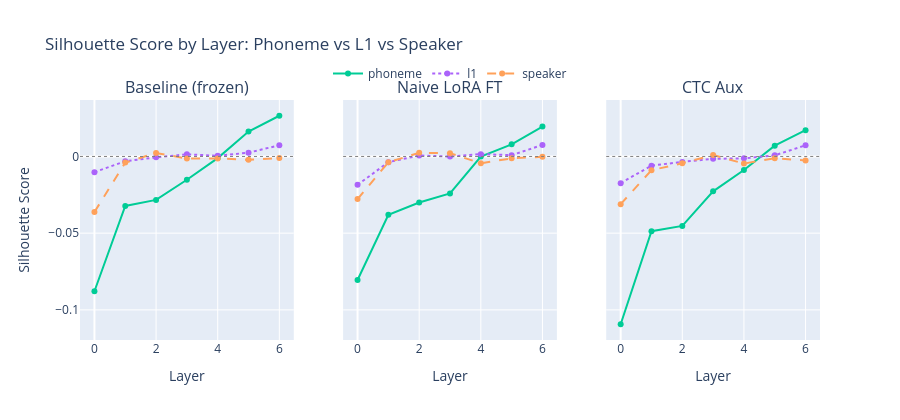

The code cell stored with this chart in its notebook:
### Code cell
# ── 3b. Silhouette cross-label comparison (all three on same axes per model) ──
LABEL_COLORS = {"phoneme": "#00CC96", "l1": "#AB63FA", "speaker": "#FFA15A"}
LABEL_DASH   = {"phoneme": "solid",   "l1": "dot",     "speaker": "dash"}

fig = make_subplots(rows=1, cols=len(MODELS),
                    subplot_titles=[MODEL_STYLES.get(k, {}).get("label", k) for k in MODELS],
                    shared_yaxes=True)
for ci, key in enumerate(MODELS):
    for lt in LABEL_TYPES:
        sub = df[(df["model"] == key) & (df["label_type"] == lt)].sort_values("layer")
        fig.add_trace(go.Scatter(
            x=sub["layer"], y=sub["silhouette"],
            name=lt, legendgroup=lt, showlegend=(ci == 0),
            mode="lines+markers",
            line=dict(color=LABEL_COLORS[lt], dash=LABEL_DASH[lt], width=2),
        ), row=1, col=ci + 1)
fig.add_hline(y=0, line_dash="dot", line_color="gray", line_width=1)
fig.update_xaxes(title_text="Layer")
fig.update_yaxes(title_text="Silhouette Score", col=1)
fig.update_layout(
    title="Silhouette Score by Layer: Phoneme vs L1 vs Speaker",
    height=420,
    legend=dict(orientation="h", yanchor="bottom", y=1.05, xanchor="center", x=0.5),
)
fig.show()

### Figure 1 — Plotly figure (JSON) as saved in the notebook; plotly's stock layout.template omitted (floating-point values rounded to 4 significant figures)
{"data": [{"legendgroup": "phoneme", "line": {"color": "#00CC96", "dash": "solid", "width": 2}, "mode": "lines+markers", "name": "phoneme", "showlegend": true, "type": "scatter", "x": [0, 1, 2, 3, 4, 5, 6], "xaxis": "x", "y": [-0.08789, -0.03224, -0.02833, -0.0152, -0.001065, 0.0162, 0.02654], "yaxis": "y"}, {"legendgroup": "l1", "line": {"color": "#AB63FA", "dash": "dot", "width": 2}, "mode": "lines+markers", "name": "l1", "showlegend": true, "type": "scatter", "x": [0, 1, 2, 3, 4, 5, 6], "xaxis": "x", "y": [-0.01023, -0.003119, -0.0005839, 0.001374, 0.0004368, 0.002477, 0.007286], "yaxis": "y"}, {"legendgroup": "speaker", "line": {"color": "#FFA15A", "dash": "dash", "width": 2}, "mode": "lines+markers", "name": "speaker", "showlegend": true, "type": "scatter", "x": [0, 1, 2, 3, 4, 5, 6], "xaxis": "x", "y": [-0.0362, -0.004015, 0.002274, -0.001343, -0.001273, -0.00219, -0.0009965], "yaxis": "y"}, {"legendgroup": "phoneme", "line": {"color": "#00CC96", "dash": "solid", "width": 2}, "mode": "lines+markers", "name": "phoneme", "showlegend": false, "type": "scatter", "x": [0, 1, 2, 3, 4, 5, 6], "xaxis": "x2", "y": [-0.08056, -0.03806, -0.03, -0.02409, -7.998e-05, 0.007898, 0.01948], "yaxis": "y2"}, {"legendgroup": "l1", "line": {"color": "#AB63FA", "dash": "dot", "width": 2}, "mode": "lines+markers", "name": "l1", "showlegend": false, "type": "scatter", "x": [0, 1, 2, 3, 4, 5, 6], "xaxis": "x2", "y": [-0.01851, -0.003712, 0.0006301, -0.0001063, 0.001495, 0.0008354, 0.007486], "yaxis": "y2"}, {"legendgroup": "speaker", "line": {"color": "#FFA15A", "dash": "dash", "width": 2}, "mode": "lines+markers", "name": "speaker", "showlegend": false, "type": "scatter", "x": [0, 1, 2, 3, 4, 5, 6], "xaxis": "x2", "y": [-0.02778, -0.003761, 0.002397, 0.002116, -0.004445, -0.001202, -0.0002294], "yaxis": "y2"}, {"legendgroup": "phoneme", "line": {"color": "#00CC96", "dash": "solid", "width": 2}, "mode": "lines+markers", "name": "phoneme", "showlegend": false, "type": "scatter", "x": [0, 1, 2, 3, 4, 5, 6], "xaxis": "x3", "y": [-0.1094, -0.04875, -0.04529, -0.02272, -0.008864, 0.007047, 0.01712], "yaxis": "y3"}, {"legendgroup": "l1", "line": {"color": "#AB63FA", "dash": "dot", "width": 2}, "mode": "lines+markers", "name": "l1", "showlegend": false, "type": "scatter", "x": [0, 1, 2, 3, 4, 5, 6], "xaxis": "x3", "y": [-0.01739, -0.005977, -0.003553, -0.001556, -0.001213, 0.0007389, 0.007248], "yaxis": "y3"}, {"legendgroup": "speaker", "line": {"color": "#FFA15A", "dash": "dash", "width": 2}, "mode": "lines+markers", "name": "speaker", "showlegend": false, "type": "scatter", "x": [0, 1, 2, 3, 4, 5, 6], "xaxis": "x3", "y": [-0.03111, -0.008939, -0.00443, 0.0009278, -0.004646, -0.001137, -0.0026], "yaxis": "y3"}], "layout": {"annotations": [{"font": {"size": 16}, "showarrow": false, "text": "Baseline (frozen)", "x": 0.1444, "xanchor": "center", "xref": "paper", "y": 1, "yanchor": "bottom", "yref": "paper"}, {"font": {"size": 16}, "showarrow": false, "text": "Naive LoRA FT", "x": 0.5, "xanchor": "center", "xref": "paper", "y": 1, "yanchor": "bottom", "yref": "paper"}, {"font": {"size": 16}, "showarrow": false, "text": "CTC Aux", "x": 0.8556, "xanchor": "center", "xref": "paper", "y": 1, "yanchor": "bottom", "yref": "paper"}], "height": 420, "legend": {"orientation": "h", "x": 0.5, "xanchor": "center", "y": 1.05, "yanchor": "bottom"}, "shapes": [{"line": {"color": "gray", "dash": "dot", "width": 1}, "type": "line", "x0": 0, "x1": 1, "xref": "x domain", "y0": 0, "y1": 0, "yref": "y"}, {"line": {"color": "gray", "dash": "dot", "width": 1}, "type": "line", "x0": 0, "x1": 1, "xref": "x2 domain", "y0": 0, "y1": 0, "yref": "y2"}, {"line": {"color": "gray", "dash": "dot", "width": 1}, "type": "line", "x0": 0, "x1": 1, "xref": "x3 domain", "y0": 0, "y1": 0, "yref": "y3"}], "title": {"text": "Silhouette Score by Layer: Phoneme vs L1 vs Speaker"}, "xaxis": {"anchor": "y", "domain": [0, 0.2889], "title": {"text": "Layer"}}, "xaxis2": {"anchor": "y2", "domain": [0.3556, 0.6444], "title": {"text": "Layer"}}, "xaxis3": {"anchor": "y3", "domain": [0.7111, 1], "title": {"text": "Layer"}}, "yaxis": {"anchor": "x", "domain": [0, 1], "title": {"text": "Silhouette Score"}}, "yaxis2": {"anchor": "x2", "domain": [0, 1], "matches": "y", "showticklabels": false}, "yaxis3": {"anchor": "x3", "domain": [0, 1], "matches": "y", "showticklabels": false}}}
